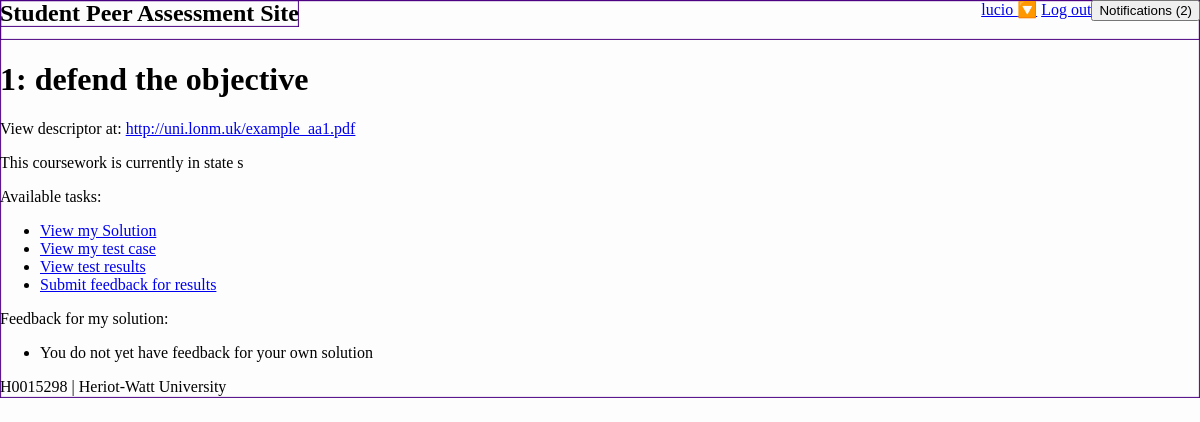
The app's page /student/cw/1 (signed in) with its own data.
### student/models.py (models this page shows)
class Coursework(m.Model):
    name = m.CharField(max_length=128)
    descriptor = m.URLField()
    course = m.ForeignKey(Course, m.CASCADE)
    state = m.CharField(max_length=1,
                        choices=CourseworkState.POSSIBLE_STATES,
                        default=CourseworkState.INVISIBLE)
    def is_visible(self):
        return self.state != CourseworkState.INVISIBLE

class Course(m.Model):
    name = m.CharField(max_length=128)
    code = m.SlugField(max_length=32, unique=True)

### student/views.py (the view)
# urls.py: url('cw/(?P<singlecw>[0-9a-zA-Z\-_]*)', views.detail_coursework, name='cw'),
@login_required()
def detail_coursework(request, singlecw=None):
    if singlecw is None or singlecw == "":
        available = retrieve_coursework(request)
        return render(request, 'student/choose_coursework.html', {'courseworks': available})
    return single_coursework(request, singlecw)

### student/permission.py (called while the page is built)
def can_view_coursework(user, coursework):
    is_enrolled = m.EnrolledUser.objects.filter(login=user).filter(course=coursework.course)
    if is_enrolled.count() != 1:
        return False
    return coursework.is_visible()

def user_submitted_solution(user, coursework):
    files = m.File.objects.filter(coursework=coursework).filter(
        creator=user).filter(type=m.FileType.SOLUTION)
    if files.count() > 0:
        return files[0]
    return None

def user_test_case(user, coursework):
    files = m.File.objects.filter(coursework=coursework).filter(
        creator=user).filter(type=m.FileType.TEST_CASE)
    if files.count() > 0:
        return files[0]
    return None

### student/views.py (called while the page is built)
def path_for_file(file):
    if file is not None:
        return file.filepath
    return ""

def get_test_data(user, coursework):
    test_results = m.TestData.objects.filter(initiator=user, coursework=coursework)
    if test_results.count() > 0:
        return test_results[0]
    return None

def get_feedback_for_solution(coursework, solution):
    test_results = m.TestData.objects.filter(coursework=coursework, solution=solution)
    if test_results.count() > 0:
        return test_results[0].feedback
    return None

### templates/student/detail_coursework.html (shortened to what this page needs)
{% extends "student/base.html" %}
{% block content %}
    <h1>{{ cw.course.id }}: {{ cw.name }}</h1>
    <p>View descriptor at: <a href="{{ cw.descriptor }}">{{ cw.descriptor }}</a> </p>
    <p>This coursework is currently in state {{ cw.state }}</p>
    <p>Available tasks:</p>
    <ul>
    {% if has_submitted_solution %}
        <li><a href="/{{ solution_url }}">View my Solution</a></li>
        {% if has_submitted_test %}
            <li><a  href="/{{ test_url }}">View my test case</a></li>
            {% if waiting_on_test %}
                <li>Please wait while your test case is run against a solution</li>
            {% else %}
                <li><a  href="/{{ test_results_url }}">View test results</a></li>
                {% if has_given_feedback %}
                    <li><a  href="/{{ feedback_results_url }}">View feedback for results</a></li>
                {% else %}
                    <li><a  href="{% url 'feedback' cw.id %}">Submit feedback for results</a></li>
                {% endif %}
            {% endif %}
        {% else %}
            <li><a  href="{% url 'test' cw.id %}">Submit test case</a></li>
        {% endif %}
    {% else %}
        <li><a  href="{% url 'solution' cw.id %}">Submit Solution</a></li>
    {% endif %}
    </ul>
    <p>Feedback for my solution:</p>
    <ul>
    {% if has_own_feedback %}
        <li><a  href="/{{ own_feedback_results_url }}">View feedback for my solution</a></li>
    {% else %}
        <li>You do not yet have feedback for your own solution</li>
    {% endif %}
    </ul>
{% endblock %}

### templates/student/base.html (shortened to what this page needs)
{% load static %}
<!DOCTYPE html>
<html lang="en">
<head>
    <link rel="stylesheet" type="text/css" href="{%  static "student/css/main.css" %}" />
    <link rel="stylesheet" type="text/css" href="{%  static "student/css/notify_box.css" %}" />
</head>
<body>
    {% block header %}
        <nav>
            <h1>{% block headertitle %}Student Peer Assessment Site{% endblock %}</h1>
            <button id="note_count" onclick="toggle_notes_status()">Notifications (0)</button>
            {% if request.user %}
                <div id="userMenu">
                    <a href="#userMenu">{{ request.user }} 🔽</a>
                    <a href="{% url 'logout'%}">Log out</a>
                </div>
            {% else %}
                <div id="userMenu"><a href="#userMenu">Not logged in</a></div>
            {% endif %}
        </nav>
    {% endblock %}
    <main>
        {% block content %}{% endblock %}
    </main>
    {% block footer %}
        <footer>H0015298 | Heriot-Watt University</footer>
    {% endblock %}
</body>
</html>

### student/static/student/css/main.css (style rules this page uses)
html, body { padding: 0; margin: 0; background: #fdfdfd; font-family: Georgia, 'Nimbus Roman No9 L', serif }
nav { width: 100%; height: 40px; margin-bottom: 15px; }
nav h1 { float: left; margin: 0; }
nav div { float: right; }
footer { margin-top: 15px; width: 100%; height: 20px; }

### student/static/student/css/notify_box.css (style rules this page uses)
#note_count { float: right; }

### records on screen
Coursework: course.id "1", name "defend the objective", descriptor "http://uni.lonm.uk/example_aa1.pdf", state "s"

### other values on screen
{{ request.user }} "lucio"
